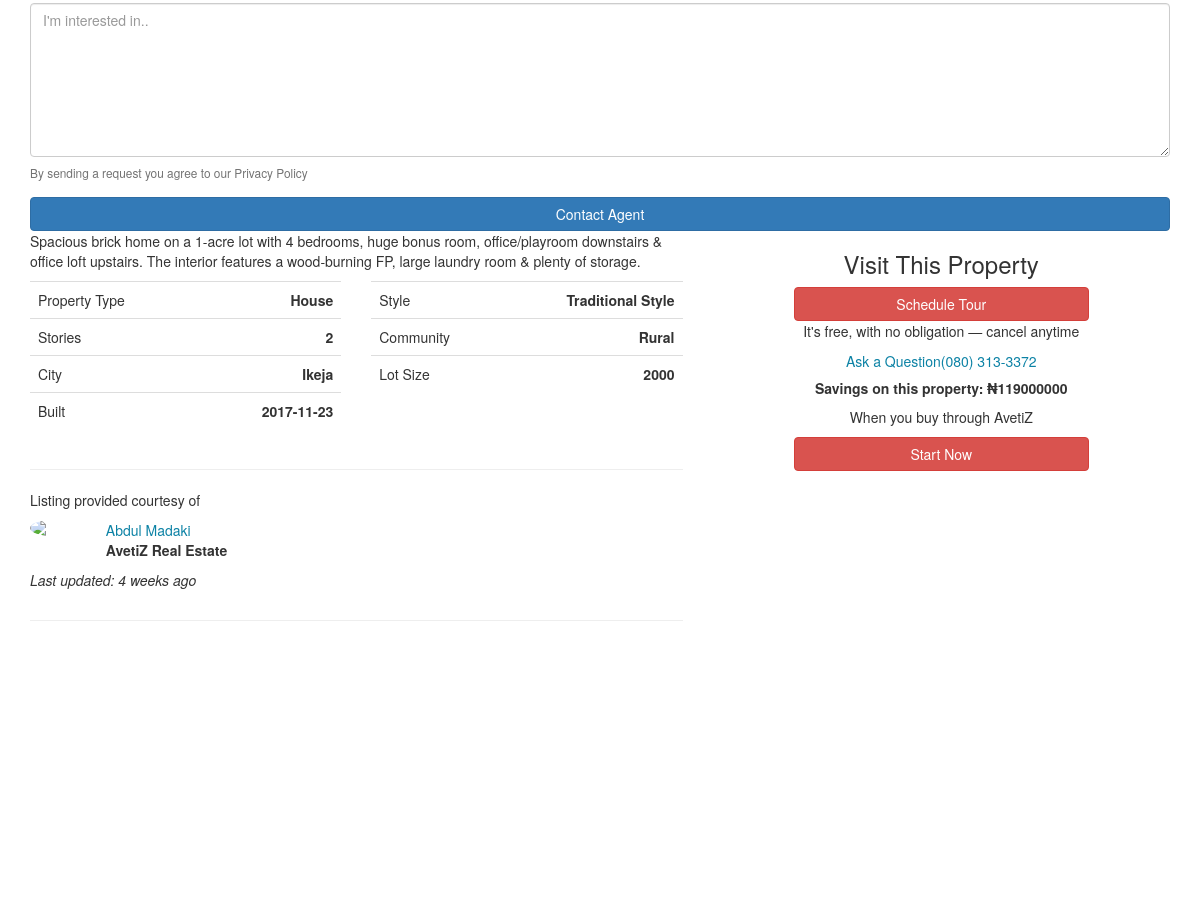
Before: /property/two-bedroom-in-jeje (middle part) with the older database file.
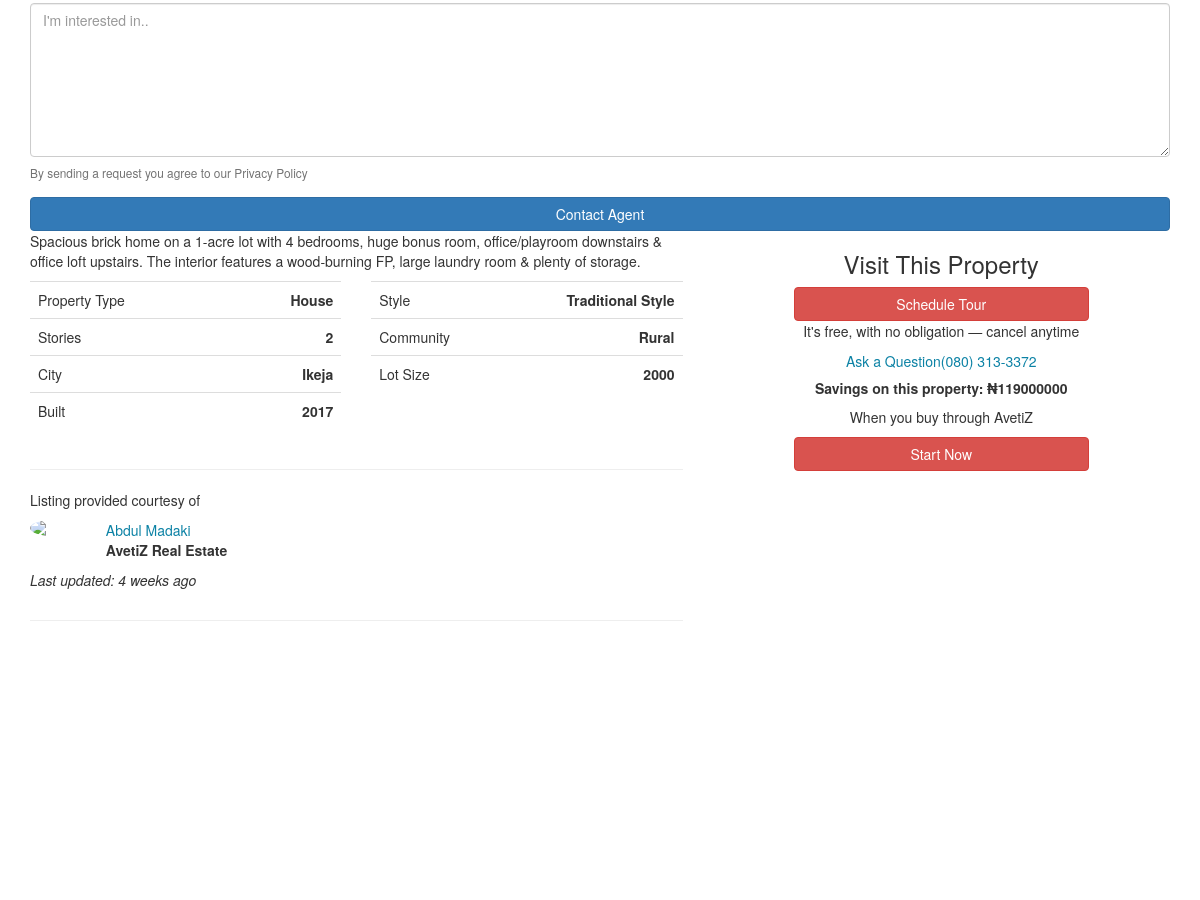
After: the same page with the newer database file.
### main/models.py (models this page shows, shortened)
class Property(models.Model):
	name=models.CharField(max_length=200)
	thumbnail=models.ImageField(upload_to='media')
	bedroom=models.IntegerField()
	bathroom=models.IntegerField()
	developer=models.ForeignKey(Developer)
	full_address=models.TextField()
	price=models.IntegerField()
	area=models.CharField(max_length=200)
	date_added=models.DateTimeField(auto_now_add=True)
	year_built=models.IntegerField(null=True, default='2017')
	agent_name=models.ForeignKey(Agent)
	city=models.CharField(max_length=200)
	state=models.CharField(max_length=200)
	country=models.CharField(max_length=200)
	zipcode=models.CharField(max_length=200)
	developer_price=models.IntegerField()
	longitude=models.CharField(max_length=200, null=True)
	latitude=models.CharField(max_length=200, null=True)
	last_updated=models.DateTimeField(auto_now=True)
	property_type=models.CharField(max_length=200, choices=(('House', 'House'), ('Land', 'Land')), null=True)
	description=models.TextField( null=True)
	lot_size=models.IntegerField(default=2000)
	parking_space=models.IntegerField(default=0)
	status=models.CharField(default='Sold', max_length=200)
	slug=models.SlugField(null=True)
	stories=models.IntegerField(default=2)
	community=models.CharField(choices=(('Rural', 'Rural'), ('Urban', 'Urban')), default='Rural', max_length=50)
	views=models.IntegerField(default=0)
	favorites=models.IntegerField(default=0)
	tours=models.IntegerField(default=0)
	avetiz_agent=models.CharField(max_length=200, default='Faith')
	feature=models.BooleanField(default=False)

### main/views.py (the view)
# urls.py: url(r'^property/(?P<slug>[-\w]+)$', views.PropertyDetail.as_view(), name='property_detail'),
class PropertyDetail(DetailView):
	model=Property
	template_name='main/detail.html'
	def get_context_data(self, **kwargs):
		context=super(PropertyDetail, self).get_context_data(**kwargs)
		house=self.get_object()
		context['max_range']=int(house.price)*1.2
		context['min_range']=int(house.price)*0.8
		context['initialdownpayt']=int(house.price)*0.4
		context['principal']=(int(house.price)-context['initialdownpayt'])/60
		context['property_images']=Picture.objects.filter(picture_for=house)
		context['nearby_similar_homes']=Property.objects.filter(city__icontains=house.city).filter(property_type__icontains=house.property_type)
		property_list=Property.objects.filter(city__icontains=house.city)
		values=[int(property.price) for property in property_list]
		context['median']=median(values)
		context['savings']=house.developer_price - house.price
		return context

### main/views.py (called while the page is built)
def median(lst):
	    lst = sorted(lst)
	    n = len(lst)
	    if n < 1:
	            return None
	    if n % 2 == 1:
	            return lst[n//2]
	    else:
	            return sum(lst[n//2-1:n//2+1])/2.0

### main/templates/main/detail.html (shortened to what this page needs)
{% extends 'main/base.html' %}
{% block content %}
	<section class="fourthCon">
		<div class="container">
		<div class="row">
			<div class="col-sm-12">
	            <div class="form-area">
			        <form role="form">
			                    <div class="form-group">
			                    <textarea class="form-control" type="textarea" id="message" placeholder="I'm interested in.." maxlength="140" rows="7"></textarea>
			                        <span class="help-block"><p id="characterLeft" class="help-block "><small>By sending a request you agree to our Privacy Policy</small></p></span>
			                    </div>
			        <button type="button" id="submit" name="submit" class="btn btn-primary btn-block">Contact Agent</button>
			        </form>
			    </div>
			</div>
			<div class="col-md-7">
    		<div class="detail-text">
   						<p>Spacious brick home on a 1-acre lot with 4 bedrooms, huge bonus room, office/playroom downstairs & office loft upstairs. The interior features a wood-burning FP, large laundry room & plenty of storage.
   						</p>
   					</div>
   					<div class="row table-section">
   						<div class="col-sm-6">
   							<table class="table ">
   								<tbody>
   									<tr>
   										<td class="noborderTop">Property Type</td>
   										<td class="text-right noborderTop"><strong>{{property.property_type}}</strong></td>
   									</tr>
   									<tr>
   										<td>Stories</td>
   										<td class="text-right"><strong>{{property.stories}}</strong></td>
   									</tr>
   									<tr>
   										<td>City</td>
   										<td class="text-right"><strong>{{property.city}}</strong></td>
   									</tr>
   									<tr>
   										<td>Built</td>
   										<td class="text-right"><strong>{{property.year_built}}</strong></td>
   									</tr>
   								</tbody>
   							</table>
   						</div>
   						<div class="col-sm-6">
   							<table class="table ">
   								<tbody>
   									<tr>
   										<td class="noborderTop">Style</td>
   										<td class="text-right noborderTop"><strong>Traditional Style</strong></td>
   									</tr>
   									<tr>
   										<td>Community</td>
   										<td  class="text-right"><strong>{{property.community}}</strong></td>
   									</tr>
   									<tr>
   										<td>Lot Size</td>
   										<td class="text-right"><strong>{{property.lot_size}}</strong></td>
   									</tr>
   								</tbody>
   							</table>
   						</div>
   					</div>
   					<hr>
   					<div class="row">
   						<div class="col-xs-8">
   							<p>Listing provided courtesy of</p>
   							<div class="row">
   							  <div class="col-sm-2"><img src="https://pbs.twimg.com/profile_images/2020318404/image_400x400.jpg" class="img img-responsive img-circle" width="100"></div>
   							  <div class="col-sm-10">
   							  	<p><a href="#">Abdul Madaki</a><br><strong>AvetiZ Real Estate</strong></p>
   							  </div>
   							</div>
   							<div class="row">
   							   <div class="col-sm-12">
   							   <p><em>Last updated: 4 weeks ago</em></p>
   							   </div>
   							</div>
   						</div>
   						<div class="col-xs-4 text-right">
   						</div>
   					</div>
   					<hr>
		   					<div class="row">
		   					   <div class="col-sm-12">
			   					 <div id="detail_map" class="map" style="height: 300px">
			   					   </div>
		   					    </div>
		                   </div>
		                   </div>
   		<div class="col-md-5 schedTour text-center">
	   			<div class="row">
	   			<div class="col-md-8 col-md-offset-2">
	   			 	<h3>Visit This Property</h3>
	   			 <button class="btn btn-block btn-danger">Schedule Tour</button>
	   			 <p class="colorGrey">It's free, with no obligation — cancel anytime</p>
	   			 <div class="ContactLinks" data-rf-test-name="contact-links" data-reactid="83"><div class="questions" data-reactid="84"><a  href="#askquestionmodal" data-toggle="modal" >Ask a Question</a><a href="tel:+17189253372" class="phone-number" data-rf-test-name="phone-number" data-reactid="86">(080) 313-3372</a></div></div>
	   			 <h5><strong>Savings on this property: ₦{{savings}}</strong></h5>
	   			 <p>When you buy through AvetiZ </p>
	   			 <a class="btn btn-block btn-danger" href="{% url 'main:start_now' %}">Start Now</a>
	   			 </div>
   			</div>
   		</div>
   		</div>
   		</div>
	</section>
{% endblock %}

### main/templates/main/base.html (shortened to what this page needs)
{% load static %}
<!DOCTYPE html>
<html>
<head>
    <link rel="stylesheet" type="text/css" href="https://maxcdn.bootstrapcdn.com/bootstrap/3.3.7/css/bootstrap.min.css">
    <link rel="stylesheet" type="text/css" href="http://test.sagecapitals.com/css/styles.css">
    <link rel="stylesheet" href="https://maxcdn.bootstrapcdn.com/font-awesome/4.7.0/css/font-awesome.min.css">
    <link rel="stylesheet" type="text/css" href="http://test.sagecapitals.com/css/footer.css">
    <link href="mine.css" rel="stylesheet">
    <link rel="stylesheet" href="{% static 'css/build.css' %}"/>
  <link rel="stylesheet" type="text/css" href="{% static 'css/slick.css' %}"/>
  <link rel="stylesheet" type="text/css" href="{% static 'css/slick-theme.css' %}"/>
  <link rel="stylesheet" href="https://cdnjs.cloudflare.com/ajax/libs/Swiper/4.0.7/css/swiper.min.css">
   <link rel="stylesheet" type="text/css" href="http://test.sagecapitals.com/css/property.css">
   <link rel="stylesheet" href="http://test.sagecapitals.com/css/owl.carousel.min.css">
    <link rel="stylesheet" href="http://test.sagecapitals.com/css/owl.theme.default.min.css">
      <link rel="stylesheet" type="text/css" href="http://test.sagecapitals.com/css/lightslider.css">
  <link href="{% static '/css/mine.css' %}" rel="stylesheet">
</head>
<body >
{% block content %}{% endblock %}
</body>
</html>

### main/static/css/mine.css (style rules this page uses)
a { text-decoration: none }
a { color: #0c82a5; text-decoration: none; }

Changed rows visible on the page:
changed Property "House": year_built "2017-11-23" → "2017"
